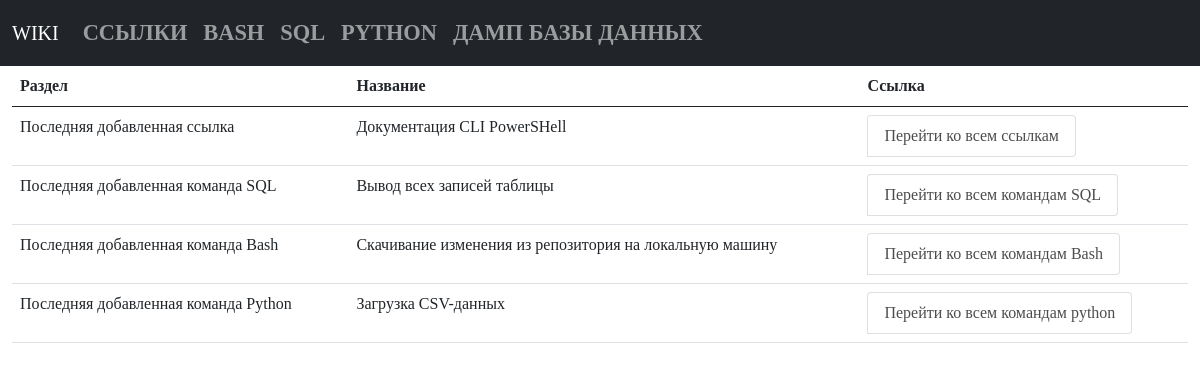
Before: / with the older database file.
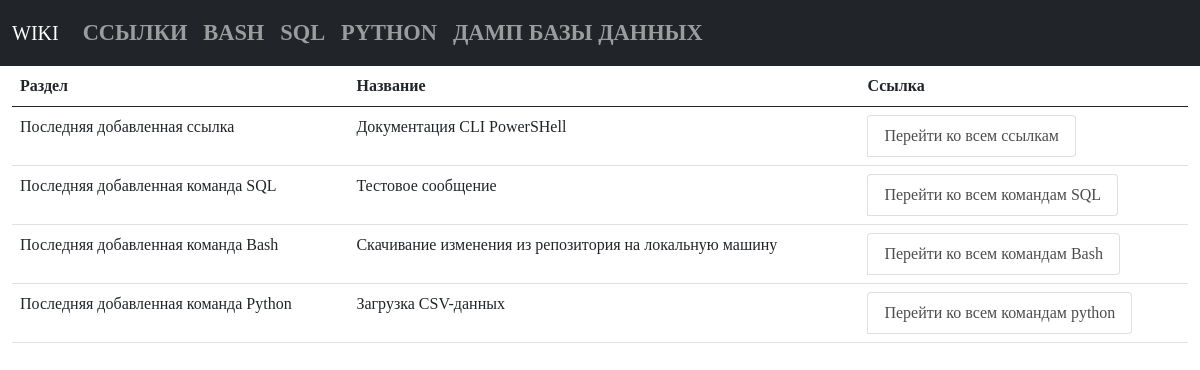
After: the same page with the newer database file.
### tables this page shows
CREATE TABLE [sql] ( 
  "sql_id" INTEGER PRIMARY KEY AUTOINCREMENT,
  "sql_command" TEXT NOT NULL,
  "sql_name" TEXT NOT NULL
, sql_description TEXT);

### app.py (the view)
@app.route("/")
def index():
    conn = get_db_connection()
    last_links = conn.execute("SELECT * FROM links ORDER BY 1 DESC").fetchone()
    last_sql = conn.execute("SELECT * FROM sql ORDER BY 1 DESC").fetchone()
    last_bash = conn.execute("SELECT * FROM bash ORDER BY 1 DESC").fetchone()
    last_python = conn.execute("SELECT * FROM python ORDER BY 1 DESC").fetchone()
    return render_template("index.html",
                           last_links=last_links,
                           last_sql=last_sql,
                           last_bash=last_bash,
                           last_python=last_python, )

### app.py (called while the page is built)
def get_db_connection():
    db_path = os.path.join(BASE_DIR, "database.db")
    conn = sqlite3.connect(db_path)
    conn.row_factory = sqlite3.Row
    return conn

### templates/index.html (shortened to what this page needs)
{% extends "base.html" %}
{% block content %}
{% include 'index_content.html' %}
{% endblock %}

### templates/index_content.html (shortened to what this page needs)
<table class="table">
   <thead>
      <tr>
         <th scope="col">Раздел</th>
         <th scope="col">Название</th>
         <th scope="col">Ссылка</th>
      </tr>
   </thead>
   <tbody>
      <tr>
         <td>Последняя добавленная ссылка</td>
         <td>{{ last_links.links_name }}</td>
         <td>
            <ul class="list-group list-group-horizontal">
               <li class="list-group-item">
                  <a href="{{ url_for('links_list_commands') }}">Перейти ко всем ссылкам</a>
               </li>
            </ul>
         </td>
      </tr>
      <tr>
         <td>Последняя добавленная команда SQL</td>
         <td>{{ last_sql.sql_name }}</td>
         <td>
            <ul class="list-group list-group-horizontal">
               <li class="list-group-item">
                  <a href="{{ url_for('sql_list_commands') }}">Перейти ко всем командам SQL</a>
               </li>
            </ul>
         </td>
      </tr>
      <tr>
         <td>Последняя добавленная команда Bash</td>
         <td>{{ last_bash.bash_name }}</td>
         <td>
            <ul class="list-group list-group-horizontal">
               <li class="list-group-item">
                  <a href="{{ url_for('bash_list_commands') }}">Перейти ко всем командам Bash</a>
               </li>
            </ul>
         </td>
      </tr>
      <tr>
         <td>Последняя добавленная команда Python</td>
         <td>{{ last_python.python_name }}</td>
         <td>
            <ul class="list-group list-group-horizontal">
               <li class="list-group-item">
                  <a href="{{ url_for('python_list_commands') }}">Перейти ко всем командам python</a>
               </li>
            </ul>
         </td>
      </tr>
   </tbody>
</table>

Changed rows visible on the page:
no longer on this page (row unchanged): sql: sql_name "Вывод всех записей таблицы"
added sql: sql_name "Тестовое сообщение"
